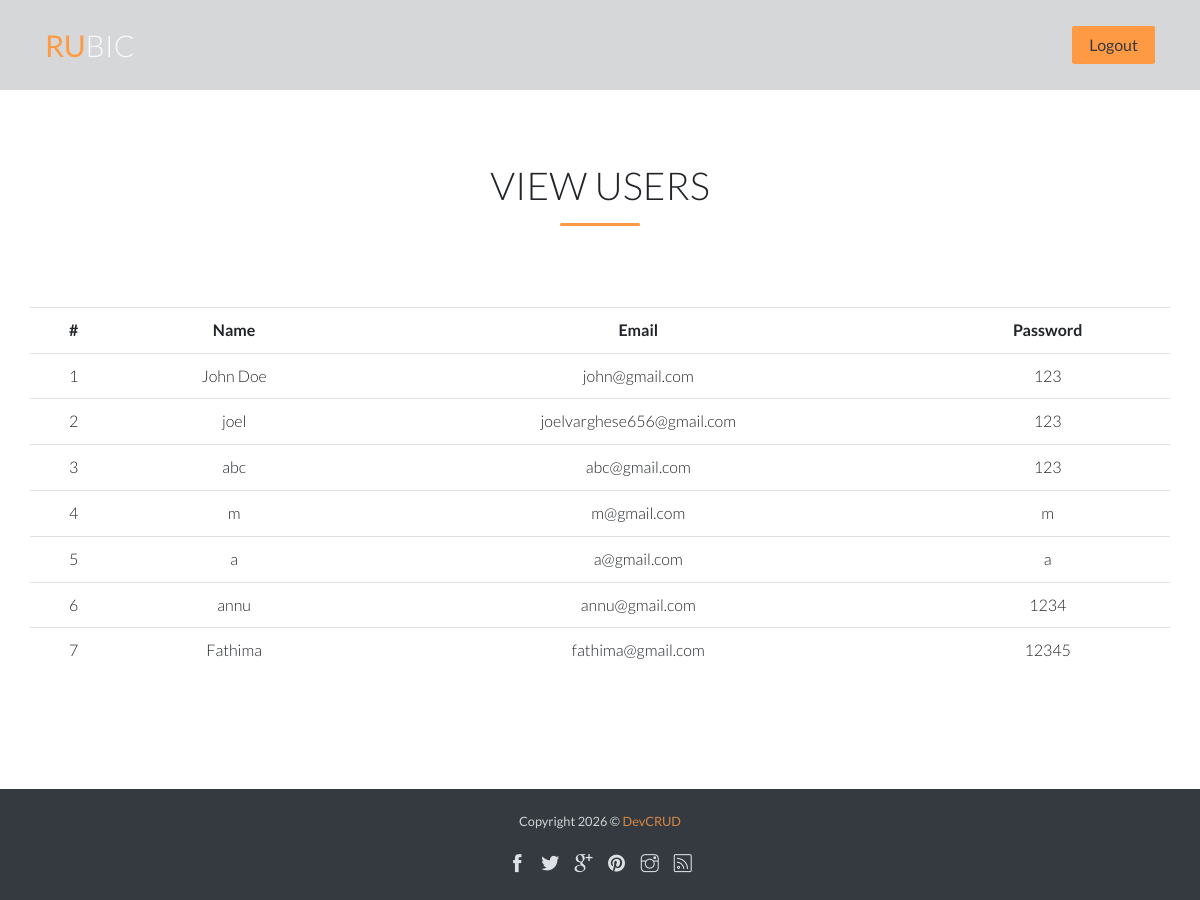
The page /admin_dashboard.php on the database its author committed.
### tables this page shows
CREATE TABLE IF NOT EXISTS `reg` (
  `id` int(11) NOT NULL AUTO_INCREMENT,
  `name` varchar(100) NOT NULL,
  `email` varchar(100) NOT NULL,
  `password` varchar(100) NOT NULL,
  PRIMARY KEY (`id`),
  UNIQUE KEY `email` (`email`)
);

### admin_dashboard.php (the view, shortened to what this page needs)
<!DOCTYPE html>
<html lang="en">
<head>
    <link rel="stylesheet" href="assets/vendors/themify-icons/css/themify-icons.css">
	<link rel="stylesheet" href="assets/css/rubic.css">
</head>
<body data-spy="scroll" data-target=".navbar" data-offset="40" id="home">
    <nav id="scrollspy" class="navbar page-navbar navbar-dark navbar-expand-md fixed-top" data-spy="affix" data-offset-top="20">
        <div class="container">
            <a class="navbar-brand" ><strong class="text-primary">RU</strong><span class="text-light">BIC</span></a>
            <div class="collapse navbar-collapse" id="navbarSupportedContent">
                <ul class="navbar-nav ml-auto">
                    <li class="nav-item">
                        <a class="nav-link btn btn-primary text-dark shadow-none ml-md-4" href="index.php">Logout</a>
                    </li>
                </ul>
            </div>
        </div>
    </nav>
	<section class="section" id="contact" style="min-height:600px;">
        <div class="container text-center">
            <div class="row h-100 align-items-center">
			 <div class="col-md-12">
			 <br><br><br>
            <h6 class="display-4 has-line">VIEW USERS</h6>
			<br><br><br>
			</div>
<?php
include('connection.php');
?>
<table class="table">
	<tr>
		<th>#</th>
		<th>Name</th>
		<th>Email</th>
		<th>Password</th>
	</tr>
	<?php
	$sel="SELECT * FROM reg";
	$result = mysqli_query($con,$sel) or die(mysql_error());
	$i=1;
	while($row=mysqli_fetch_array($result))
	{
	?>
	<tr>
		<td><?php echo $i; ?></td>
		<td><?php echo $row['name']; ?></td>
		<td><?php echo $row['email']; ?></td>
		<td><?php echo $row['password']; ?></td>
	</tr>
	<?php
	$i++;
	}
	?>
</table>
			 </div>
        </div>
    </section>
	<?php
	include("footer.php");
	?>
</body>
</html>

### footer.php
<footer class="footer py-4 bg-dark text-light">
        <div class="container text-center">
            <p class="mb-4 small">Copyright <script>document.write(new Date().getFullYear())</script> &copy; <a href="http://www.devcrud.com">DevCRUD</a></p>
            <div class="social-links">
                <a href="javascript:void(0)" class="link"><i class="ti-facebook"></i></a>
                <a href="javascript:void(0)" class="link"><i class="ti-twitter-alt"></i></a>
                <a href="javascript:void(0)" class="link"><i class="ti-google"></i></a>
                <a href="javascript:void(0)" class="link"><i class="ti-pinterest-alt"></i></a>
                <a href="javascript:void(0)" class="link"><i class="ti-instagram"></i></a>
                <a href="javascript:void(0)" class="link"><i class="ti-rss"></i></a>
            </div>
        </div>
    </footer>

### rows shown on the page
reg: name "John Doe", email "john@gmail.com", password "123"
reg: name "joel", email "joelvarghese656@gmail.com", password "123"
reg: name "abc", email "abc@gmail.com", password "123"
reg: name "m", email "m@gmail.com", password "m"
reg: name "a", email "a@gmail.com", password "a"
reg: name "annu", email "annu@gmail.com", password "1234"
reg: name "Fathima", email "fathima@gmail.com", password "12345"
